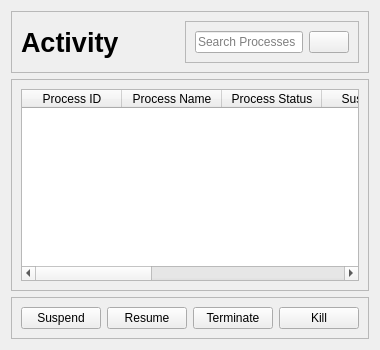
            <widget class="QWidget" name="activities">
             <layout class="QVBoxLayout" name="verticalLayout_6">
              <item>
               <widget class="QFrame" name="frame_3">
                <property name="frameShape">
                 <enum>QFrame::StyledPanel</enum>
                </property>
                <property name="frameShadow">
                 <enum>QFrame::Raised</enum>
                </property>
                <layout class="QHBoxLayout" name="horizontalLayout_10">
                 <item>
                  <widget class="QLabel" name="label_50">
                   <property name="font">
                    <font>
                     <pointsize>20</pointsize>
                     <bold>true</bold>
                    </font>
                   </property>
                   <property name="text">
                    <string>Activity</string>
                   </property>
                  </widget>
                 </item>
                 <item alignment="Qt::AlignRight">
                  <widget class="QFrame" name="frame_6">
                   <property name="frameShape">
                    <enum>QFrame::StyledPanel</enum>
                   </property>
                   <property name="frameShadow">
                    <enum>QFrame::Raised</enum>
                   </property>
                   <layout class="QHBoxLayout" name="horizontalLayout_11">
                    <item>
                     <widget class="QLineEdit" name="lineEdit">
                      <property name="placeholderText">
                       <string>Search Processes</string>
                      </property>
                     </widget>
                    </item>
                    <item alignment="Qt::AlignRight">
                     <widget class="QPushButton" name="pushButton_3">
                      <property name="text">
                       <string/>
                      </property>
                      <property name="icon">
                       <iconset resource="icons.qrc">
                        <normaloff>:/icons/icons/search.svg</normaloff>:/icons/icons/search.svg</iconset>
                      </property>
                     </widget>
                    </item>
                   </layout>
                  </widget>
                 </item>
                </layout>
               </widget>
              </item>
              <item>
               <widget class="QFrame" name="frame_4">
                <property name="frameShape">
                 <enum>QFrame::StyledPanel</enum>
                </property>
                <property name="frameShadow">
                 <enum>QFrame::Raised</enum>
                </property>
                <layout class="QVBoxLayout" name="verticalLayout_7">
                 <item>
                  <widget class="QTableWidget" name="tableWidget">
                   <column>
                    <property name="text">
                     <string>Process ID</string>
                    </property>
                   </column>
                   <column>
                    <property name="text">
                     <string>Process Name</string>
                    </property>
                   </column>
                   <column>
                    <property name="text">
                     <string>Process Status</string>
                    </property>
                   </column>
                   <column>
                    <property name="text">
                     <string>Suspended</string>
                    </property>
                   </column>
                   <column>
                    <property name="text">
                     <string>Started</string>
                    </property>
                   </column>
                   <column>
                    <property name="text">
                     <string>Resume</string>
                    </property>
                   </column>
                   <column>
                    <property name="text">
                     <string>Terminate</string>
                    </property>
                   </column>
                   <column>
                    <property name="text">
                     <string>Kill</string>
                    </property>
                   </column>
                  </widget>
                 </item>
                </layout>
               </widget>
              </item>
              <item alignment="Qt::AlignBottom">
               <widget class="QFrame" name="frame_5">
                <property name="frameShape">
                 <enum>QFrame::StyledPanel</enum>
                </property>
                <property name="frameShadow">
                 <enum>QFrame::Raised</enum>
                </property>
                <layout class="QHBoxLayout" name="horizontalLayout_12">
                 <item>
                  <widget class="QPushButton" name="pushButton_4">
                   <property name="text">
                    <string>Suspend</string>
                   </property>
                  </widget>
                 </item>
                 <item>
                  <widget class="QPushButton" name="pushButton_5">
                   <property name="text">
                    <string>Resume</string>
                   </property>
                  </widget>
                 </item>
                 <item>
                  <widget class="QPushButton" name="pushButton_6">
                   <property name="text">
                    <string>Terminate</string>
                   </property>
                  </widget>
                 </item>
                 <item>
                  <widget class="QPushButton" name="pushButton_7">
                   <property name="text">
                    <string>Kill</string>
                   </property>
                  </widget>
                 </item>
                </layout>
               </widget>
              </item>
             </layout>
            </widget>
